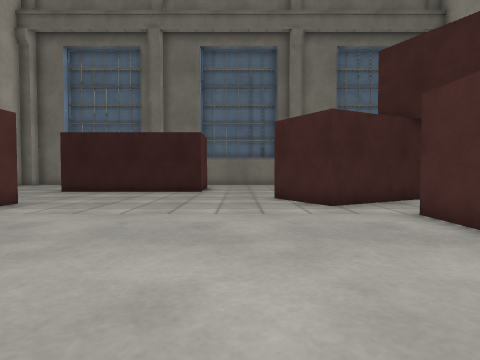
View 1 (above)

23 first-person views from a walk through a world built for the Gazebo simulator. The camera is 0.94 m above the floor, tilts 2° down and sees 75° across. The floor is counted in squares, 1 m on a side. Each view is taken from the middle of a square. On the plan, view 1 faces up. The plan holds only what a view shows up to about 12 squares ahead; the rest is blank. Surface patterns are stand-ins for the level's own textures.

View 2
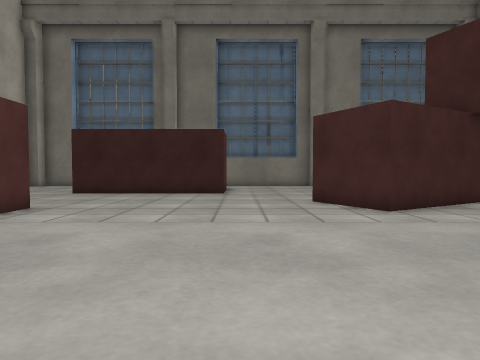

View 3
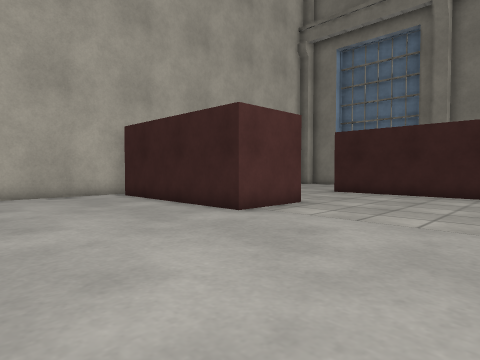

View 4
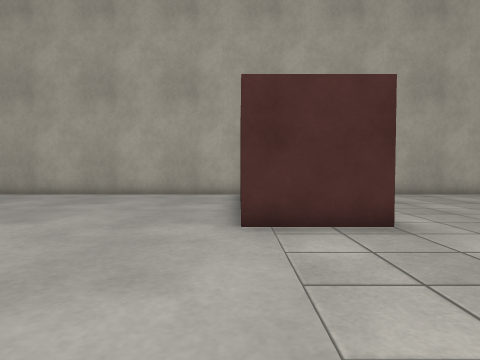

View 5
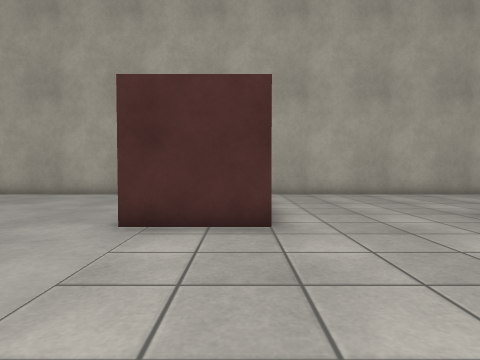

View 6
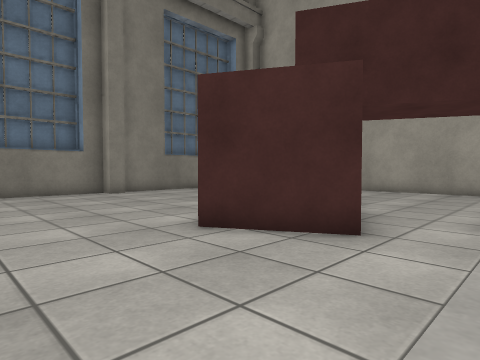

View 7
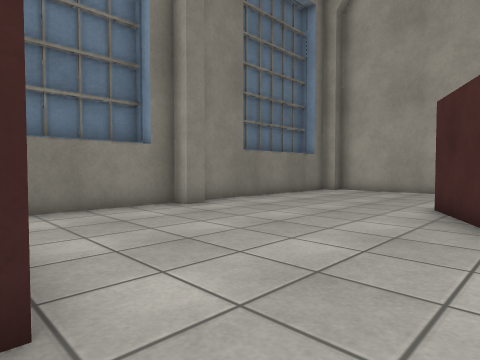

View 8
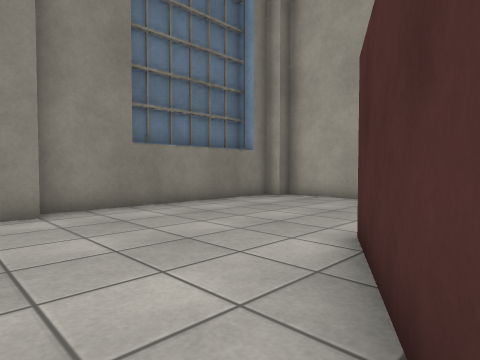

View 9
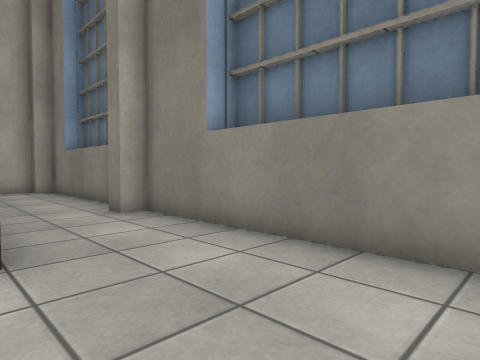

View 10
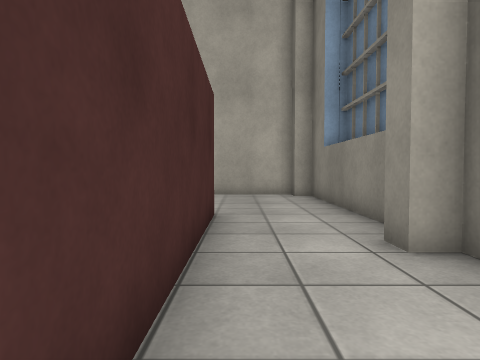

View 11
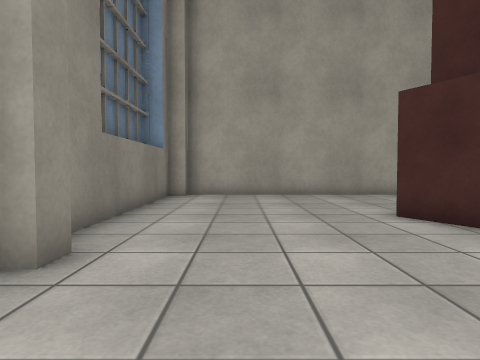

View 12
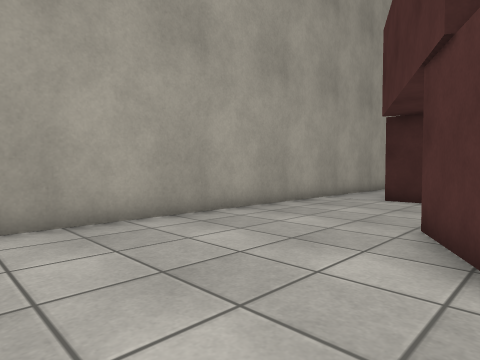

View 13
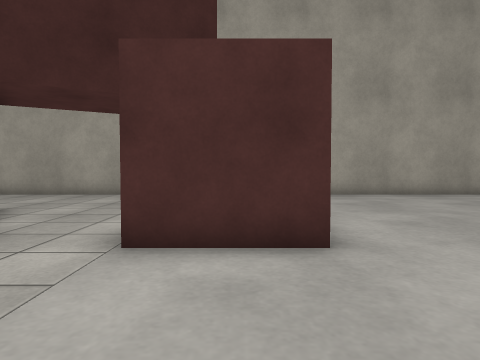

View 14
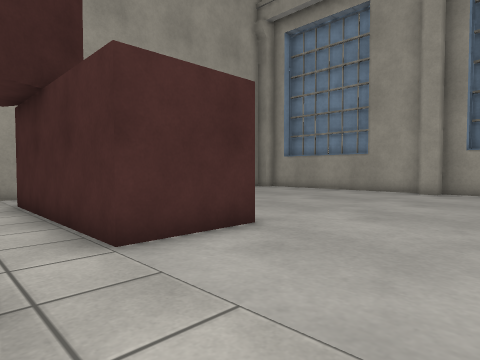

View 15
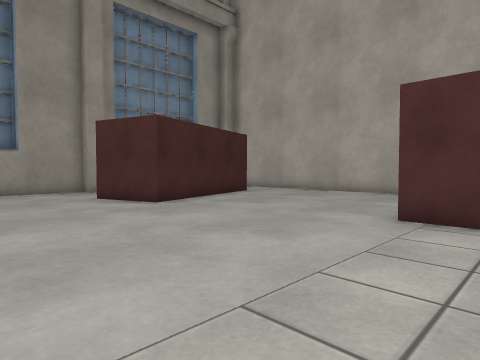

View 16
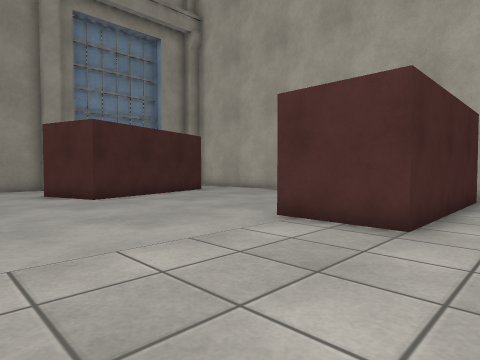

View 17
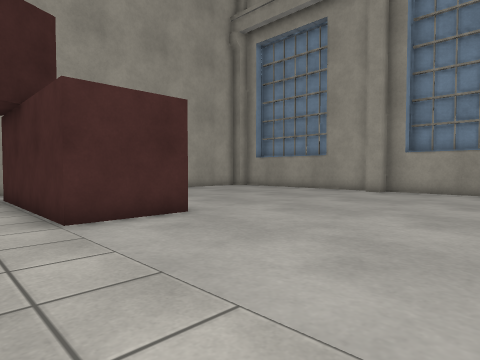

View 18
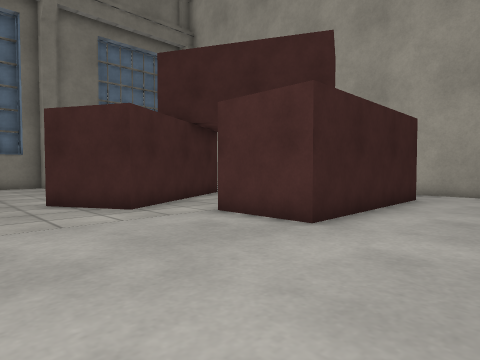

View 19
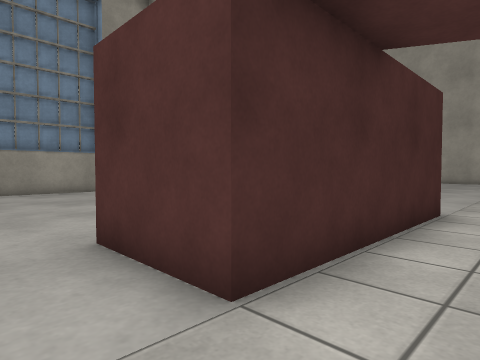

View 20
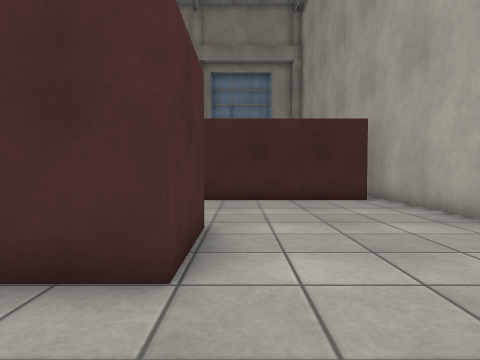

View 21
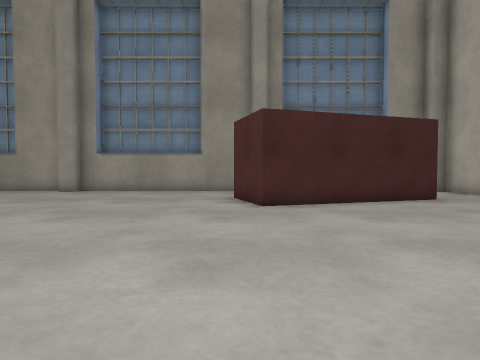

View 22
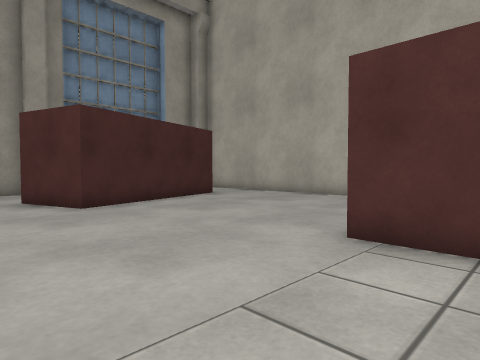

View 23
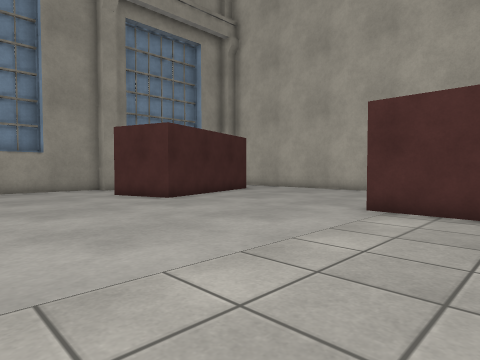

### Floor plan
Points are (right, up) in squares from view 1. A wall is a line through its corners. A room is listed if a view was taken in it or the views show most of it. See-through windows are left out.
Room 1 (views 1, 2, 3, 4, 5, 6, 7, 8, 9, 10, 11, 12, 13, 14, 15, 16, 17, 18, 19, 20, 21, 22, 23)
walls: (3.7, 6.4) (9.5, 6.4) (9.5, 3.9) (3.7, 3.9) (3.7, 6.4); (2.9, 11.1) (6.2, 12.9); (-1.5, 13) (-7.4, 13) (-7.4, 15.5) (-1.6, 15.5); (6.6, 10.3) (2.3, 7.9) (1.1, 10.2); (6.4, 12.4) (7.4, 10.7); (3.6, 17.9) (2.9, 17.9) (2.9, 18.5) (-4.5, 18.5) (-4.5, 17.9) (-5.1, 17.9); (-11.9, 8.5) (-6.1, 8.5) (-6.1, 6) (-11.9, 6); (2.2, 18.9) (-0.5, 18.9); (2.2, 19.1) (-2.3, 19.1); (-0.1, -5.9) (1.1, -5.9); (-0.1, -6.1) (0.9, -6.1); (-6.4, 18.5) (-11.9, 18.5) (-11.9, 17.9) (-12.5, 17.9) (-12.5, -4.1); (-4.5, -5.5) (2.9, -5.5) (2.9, -4.9) (3.5, -4.9); (-2.4, -6.1) (-1.9, -6.1); (-10.2, -1.7) (-4.6, 0.1) (-3.8, -2.3); (7.5, -5.5) (9.2, -5.5); (-8.2, 19.1) (-8.9, 19.1); (-9, 19.1) (-9.6, 19.1); (8, -5.9) (9.1, -5.9); (8, -6.1) (9.1, -6.1); (10.2, 19.1) (6, 19.1); (11.5, -3.9) (11.5, 17.9) (10.9, 17.9) (10.9, 18.5) (3.6, 18.5)

Where each view was taken, in squares from view 1:
view 1: 0 up, 0 right, facing up
view 2: 1 up, 1 left, facing up
view 3: 1 up, 1 left, facing up-left
view 4: 6 up, 1 left, facing left
view 5: 8 up, 1 left, facing left
view 6: 6 up, 2 left, facing up-right
view 7: 11 up, 2 left, facing up-right
view 8: 11 up, 2 right, facing up-right
view 9: 15 up, 2 right, facing up-left
view 10: 16 up, 1 left, facing left
view 11: 16 up, 0 right, facing right
view 12: 16 up, 6 right, facing down-right
view 13: 5 up, 0 right, facing right
view 14: 8 up, 0 right, facing down-right
view 15: 8 up, 0 right, facing down-left
view 16: 10 up, 1 left, facing down-left
view 17: 8 up, 2 left, facing down-right
view 18: 1 up, 1 left, facing up-right
view 19: 8 up, 11 right, facing down-left
view 20: 18 up, 8 left, facing down
view 21: 8 up, 4 left, facing down
view 22: 8 up, 2 left, facing down-left
view 23: 9 up, 1 right, facing down-left
